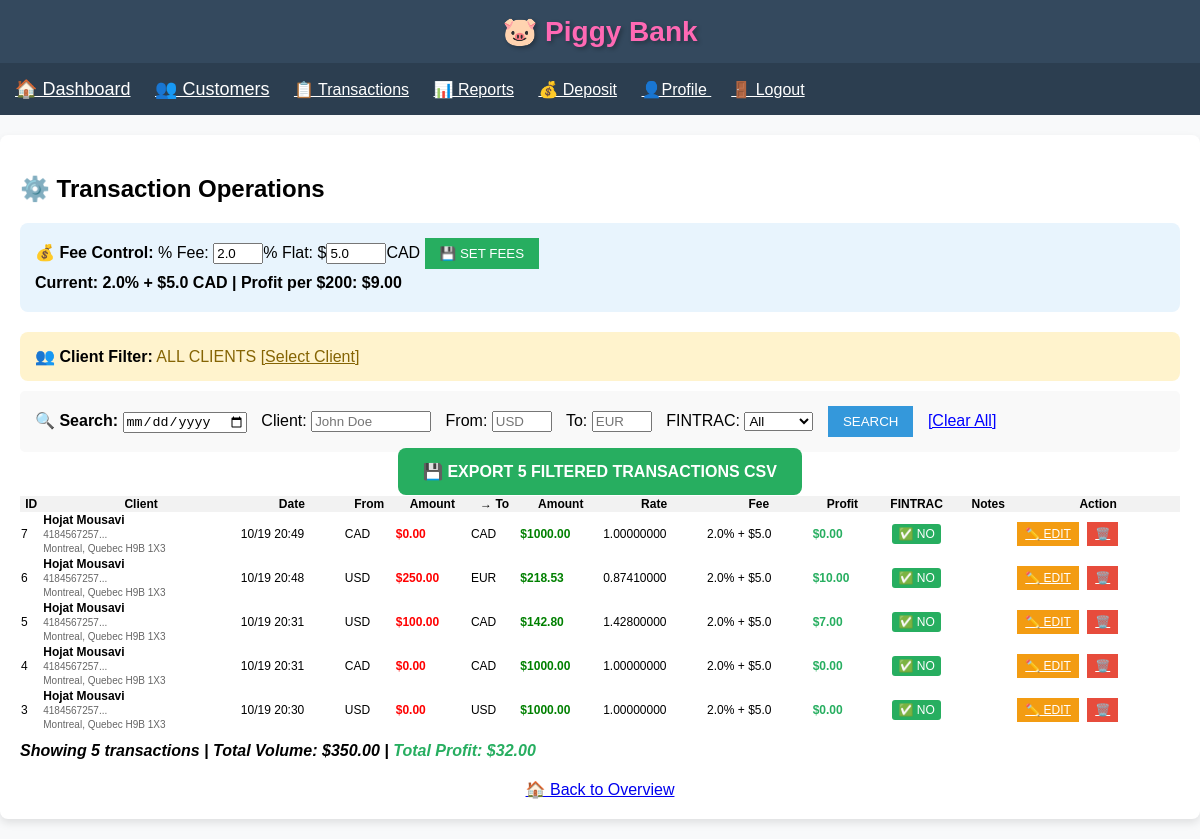
Page /transactions (signed in) on the committed database.
### app.py (models this page shows)
class Transaction(db.Model):
    id = db.Column(db.Integer, primary_key=True)
    date = db.Column(db.DateTime, default=datetime.utcnow)
    from_currency = db.Column(db.String(3), nullable=False)
    to_currency = db.Column(db.String(3), nullable=False)
    from_amount = db.Column(db.Float, nullable=False)
    to_amount = db.Column(db.Float, nullable=False)
    exchange_rate = db.Column(db.Float, nullable=False)
    notes = db.Column(db.Text, nullable=True)
    is_fintrac = db.Column(db.Boolean, default=False)  # ✅ NEW!
    client_id = db.Column(db.Integer, db.ForeignKey('client.id'), nullable=False)

class Client(db.Model):
    id = db.Column(db.Integer, primary_key=True)
    first_name = db.Column(db.String(50), nullable=False)
    last_name = db.Column(db.String(50), nullable=False)
    email = db.Column(db.String(100), unique=True, nullable=False)
    phone = db.Column(db.String(20), nullable=False)
    apartment = db.Column(db.String(10))
    civic_number = db.Column(db.String(10), nullable=False)
    street = db.Column(db.String(100), nullable=False)
    city = db.Column(db.String(50), nullable=False)
    province = db.Column(db.String(10), nullable=False)
    postal_code = db.Column(db.String(10), nullable=False)
    created_at = db.Column(db.DateTime, default=datetime.utcnow)
    transactions = db.relationship('Transaction', backref='client', lazy=True)

### app.py (the view)
@app.route('/transactions')
def transactions():
    if 'user_id' not in session:
        return redirect(url_for('login'))
    search_date = request.args.get('date', '')
    search_client = request.args.get('client_name', '')
    search_from = request.args.get('from_currency', '')
    search_to = request.args.get('to_currency', '')
    query = Transaction.query.order_by(Transaction.date.desc())
    if session.get('is_admin'):
        all_tx = query.all()
    else:
        client_id = session.get('selected_client_id')
        if client_id:
            all_tx = query.filter_by(client_id=client_id).all()
        else:
            all_tx = []
    if search_date:
        search_date_obj = datetime.strptime(search_date, '%Y-%m-%d')
        all_tx = [tx for tx in all_tx if tx.date.date() == search_date_obj.date()]
    if search_client:
        all_tx = [tx for tx in all_tx if
                  search_client.lower() in f"{tx.client.first_name} {tx.client.last_name}".lower()]
    if search_from:
        all_tx = [tx for tx in all_tx if tx.from_currency.upper() == search_from.upper()]
    if search_to:
        all_tx = [tx for tx in all_tx if tx.to_currency.upper() == search_to.upper()]
    current_fee = round(FEE_PERCENTAGE * 100, 1)
    current_flat_fee = round(FLAT_FEE_CAD, 2)
    current_fee = round(FEE_PERCENTAGE * 100, 1)
    current_flat_fee = round(FLAT_FEE_CAD, 2)
    return render_template('transactions.html', transactions=all_tx,
                           search_date=search_date, search_client=search_client,
                           search_from=search_from, search_to=search_to,
                           current_fee=current_fee, current_flat_fee=current_flat_fee,
                           filtered_transactions=len(all_tx))  # ✅ NEW!

### templates/transactions.html (shortened to what this page needs)
{% extends "base.html" %}
{% block content %}
    <h2>⚙️ Transaction Operations</h2>
    {% if session.is_admin %}
    <div style="background:#e8f4fd; padding:15px; border-radius:8px; margin-bottom:20px;">
        <strong>💰 Fee Control:</strong>
        <form method="POST" action="{{ url_for('set_fees') }}" style="display:inline;">
            % Fee: <input type="number" name="fee_percentage" step="0.1" value="{{ current_fee }}" style="width:50px;">%
            Flat: $<input type="number" name="flat_fee_cad" step="0.01" value="{{ current_flat_fee }}" style="width:60px;">CAD
            <input type="submit" value="💾 SET FEES" style="padding:8px 15px; background:#27ae60; color:white; border:none;">
        </form>
        <p style="margin:5px 0; font-weight:bold;">
            <strong>Current:</strong> {{ current_fee }}% + ${{ current_flat_fee }} CAD |
            <strong>Profit per $200:</strong> ${{ "%.2f"|format((200 * current_fee / 100) + current_flat_fee) }}
        </p>
    </div>
    {% endif %}
    <div style="background:#fff3cd; padding:15px; border-radius:8px; margin-bottom:10px;">
        <strong>👥 Client Filter:</strong>
        {% if session.selected_client_id %}
            <span style="color:#856404;">{{ session.selected_client_name }} ✅</span>
            <a href="{{ url_for('index') }}" style="color:#856404;">[Change Client]</a>
        {% else %}
            <span style="color:#856404;">ALL CLIENTS</span>
            <a href="{{ url_for('index') }}" style="color:#856404;">[Select Client]</a>
        {% endif %}
    </div>
    <div style="background: #f9f9f9; padding: 15px; margin: 10px 0; border-radius: 5px;">
        <form method="GET">
            <strong>🔍 Search:</strong>
            <input type="date" name="date" value="{{ search_date }}" style="margin-right:10px;">
            Client: <input type="text" name="client_name" placeholder="John Doe" value="{{ search_client }}" style="width:120px; margin-right:10px;">
            From: <input type="text" name="from_currency" placeholder="USD" value="{{ search_from }}" style="width:60px; margin-right:10px;">
            To: <input type="text" name="to_currency" placeholder="EUR" value="{{ search_to }}" style="width:60px; margin-right:10px;">
            FINTRAC: <select name="fintrac" style="margin-right:10px;">
                <option value="">All</option>
            </select>
            <input type="submit" value="SEARCH" style="padding:8px 15px; background:#3498db; color:white; border:none;">
            <a href="{{ url_for('transactions') }}" style="color:blue; margin-left:10px;">[Clear All]</a>
        </form>
    </div>
    {% if transactions %}
        <div style="text-align:center; margin-bottom:15px;">
            <a href="{{ url_for('export_csv',
                date=search_date,
                client_name=search_client,
                from_currency=search_from,
                to_currency=search_to,
                fintrac=request.args.get('fintrac', '')) }}"
               style="background:#27ae60; color:white; padding:15px 25px; text-decoration:none; border-radius:8px; font-size:16px; font-weight:bold;">
                💾 EXPORT {{ transactions|length }} FILTERED TRANSACTIONS CSV
            </a>
        </div>
        <table style="width:100%; border-collapse: collapse; font-size:12px;">
            <tr style="background:#f2f2f2;">
                <th>ID</th>
                <th>Client</th>
                <th>Date</th>
                <th>From</th>
                <th>Amount</th>
                <th>→ To</th>
                <th>Amount</th>
                <th>Rate</th>
                <th>Fee</th>
                <th>Profit</th>
                <th>FINTRAC</th>
                <th>Notes</th>
                <th>Action</th>
            </tr>
            {% for tx in transactions %}
                {% set profit = ((tx.from_amount * current_fee / 100) + current_flat_fee)|round(2) if tx.from_amount > 0 else 0 %}
                <tr>
                    <td>{{ tx.id }}</td>
                    <td style="white-space: nowrap;">
                        <strong>{{ tx.client.first_name }} {{ tx.client.last_name }}</strong><br>
                        <small style="color:#666;">
                            {{ tx.client.phone[:12] }}...<br>
                            {{ tx.client.city }}, {{ tx.client.province }} {{ tx.client.postal_code }}
                        </small>
                    </td>
                    <td>{{ tx.date.strftime('%m/%d %H:%M') }}</td>
                    <td>{{ tx.from_currency }}</td>
                    <td style="color: red; font-weight: bold;">${{ "%.2f"|format(tx.from_amount) }}</td>
                    <td>{{ tx.to_currency }}</td>
                    <td style="color: green; font-weight: bold;">${{ "%.2f"|format(tx.to_amount) }}</td>
                    <td style="white-space: nowrap;">{{ "%.8f"|format(tx.exchange_rate) }}</td>
                    <td style="white-space: nowrap;">{{ current_fee }}% + ${{ current_flat_fee }}</td>
                    <td style="color: #27ae60; font-weight: bold;">${{ "%.2f"|format(profit) }}</td>
                    <td style="text-align:center;">
                        {% if tx.is_fintrac %}
                            <span style="background:#e74c3c; color:white; padding:3px 8px; border-radius:3px; font-weight:bold;">🚨 YES</span>
                        {% else %}
                            <span style="background:#27ae60; color:white; padding:3px 6px; border-radius:3px;">✅ NO</span>
                        {% endif %}
                    </td>
                    <td style="max-width:150px;">{{ (tx.notes or '')[:30] }}{% if tx.notes|length > 30 %}...{% endif %}</td>
                    <td>
                        <a href="{{ url_for('edit_transaction', tx_id=tx.id) }}" style="background:#f39c12; color:white; padding:5px 8px;">✏️ EDIT</a>
                        <a href="{{ url_for('delete_transaction', tx_id=tx.id) }}" style="background:#e74c3c; color:white; padding:5px 8px; margin-left:5px;" onclick="return confirm('Delete transaction #{{ tx.id }}?')">🗑️</a>
                    </td>
                </tr>
            {% endfor %}
        </table>
        <p style="margin-top:10px; font-weight:bold;">
            <em>Showing {{ transactions|length }} transactions |
            Total Volume: ${{ "%.2f"|format(transactions|sum(attribute='from_amount')) }} |
            <span style="color:#27ae60;">Total Profit: ${{ "%.2f"|format((transactions|sum(attribute='from_amount') * current_fee / 100) + (transactions|length * current_flat_fee)) }}</span>
            </em>
        </p>
    {% else %}
        <div style="text-align:center; padding:30px; color:#666;">
            <h3>No transactions found!</h3>
            <p>Select a client and add transactions from <a href="{{ url_for('index') }}">📊 Overview</a></p>
        </div>
    {% endif %}
    <div style="margin-top:20px; text-align:center;">
        <a href="{{ url_for('index') }}" style="font-size:16px;">🏠 Back to Overview</a>
    </div>
{% endblock %}

### templates/base.html (style rules this page uses)
* { box-sizing: border-box; }
body { font-family: Arial; margin: 0; padding: 0; background: #f8f9fa; }

### rows in the picture
Transaction: id "7", client.first_name "Hojat", client.last_name "Mousavi", client "4184567257", client.city "Montreal", client.province "Quebec", client.postal_code "H9B 1X3", date "10/19 20:49", from_currency "CAD", from_amount "0.00", to_currency "CAD", to_amount "1000.00", exchange_rate "1.00000000", current_fee "2.0", current_flat_fee "5.0", profit "0.00", is_fintrac "✅ NO"
Transaction: id "6", client.first_name "Hojat", client.last_name "Mousavi", client "4184567257", client.city "Montreal", client.province "Quebec", client.postal_code "H9B 1X3", date "10/19 20:48", from_currency "USD", from_amount "250.00", to_currency "EUR", to_amount "218.53", exchange_rate "0.87410000", current_fee "2.0", current_flat_fee "5.0", profit "10.00", is_fintrac "✅ NO"
Transaction: id "5", client.first_name "Hojat", client.last_name "Mousavi", client "4184567257", client.city "Montreal", client.province "Quebec", client.postal_code "H9B 1X3", date "10/19 20:31", from_currency "USD", from_amount "100.00", to_currency "CAD", to_amount "142.80", exchange_rate "1.42800000", current_fee "2.0", current_flat_fee "5.0", profit "7.00", is_fintrac "✅ NO"
Transaction: id "4", client.first_name "Hojat", client.last_name "Mousavi", client "4184567257", client.city "Montreal", client.province "Quebec", client.postal_code "H9B 1X3", date "10/19 20:31", from_currency "CAD", from_amount "0.00", to_currency "CAD", to_amount "1000.00", exchange_rate "1.00000000", current_fee "2.0", current_flat_fee "5.0", profit "0.00", is_fintrac "✅ NO"
Transaction: id "3", client.first_name "Hojat", client.last_name "Mousavi", client "4184567257", client.city "Montreal", client.province "Quebec", client.postal_code "H9B 1X3", date "10/19 20:30", from_currency "USD", from_amount "0.00", to_currency "USD", to_amount "1000.00", exchange_rate "1.00000000", current_fee "2.0", current_flat_fee "5.0", profit "0.00", is_fintrac "✅ NO"

### other values in the picture
{{ current_fee }} "2.0"
{{ current_flat_fee }} "5.0"
{{ "%.2f"|format((200 * current_fee / 100) + current_flat_fee) }} "9.00"
{{ transactions|length }} "5"
{{ "%.2f"|format(transactions|sum(attribute='from_amount')) }} "350.00"
